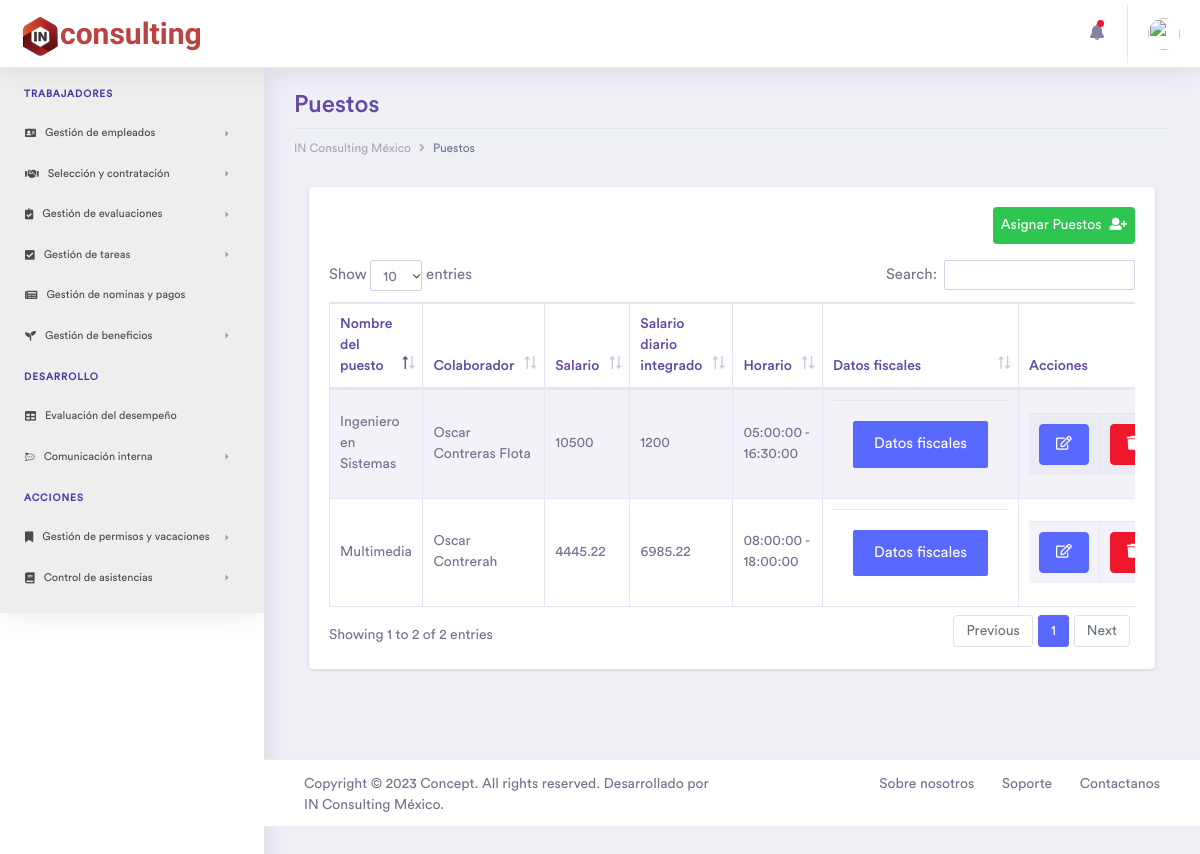
The page /Puestos on the database as committed earlier.
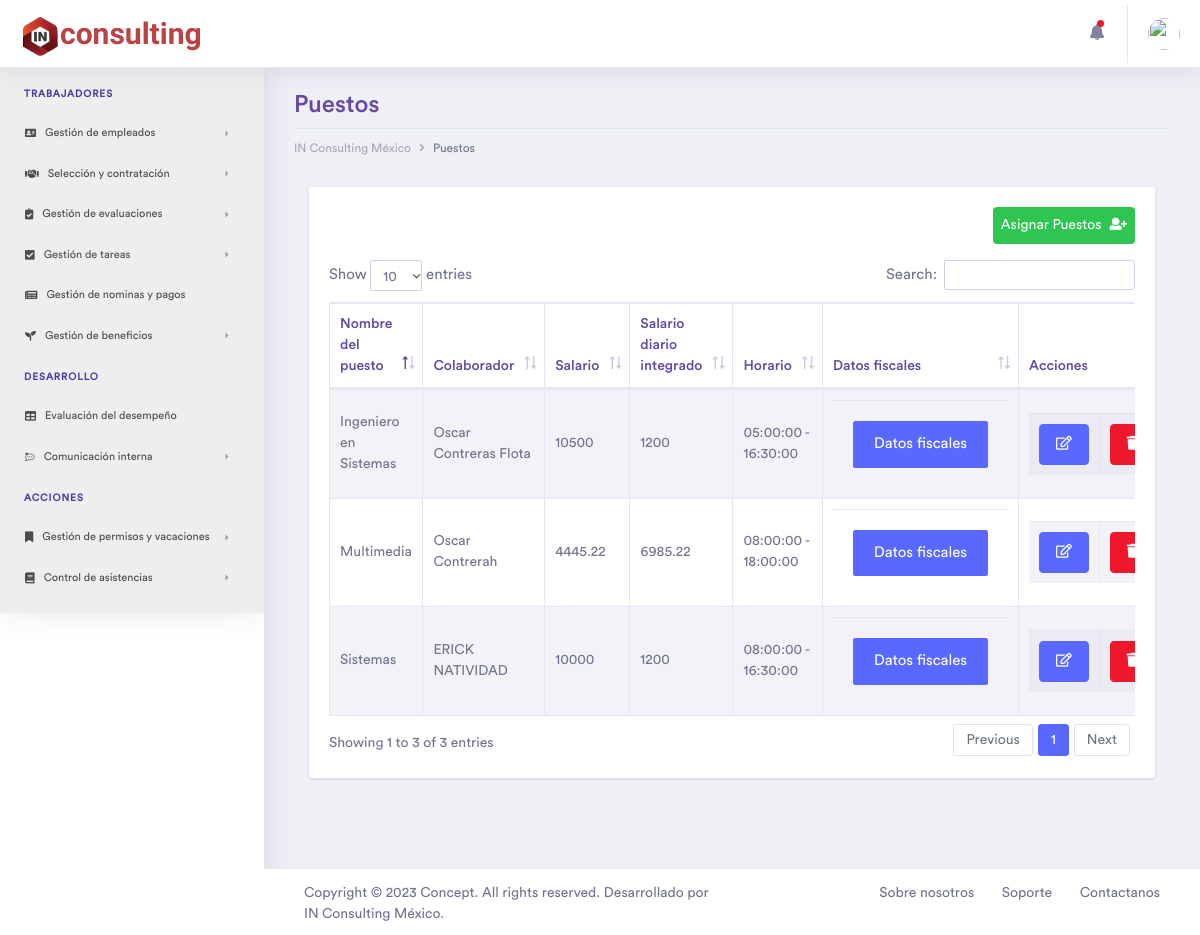
The same page on the database as committed later.
### tables this page shows
CREATE TABLE `puesto` (
  `idPuesto` int(11) NOT NULL,
  `namePuesto` varchar(45) NOT NULL,
  `salario` float NOT NULL,
  `salario_integrado` float NOT NULL,
  `Empleados_idEmpleados` int(11) NOT NULL,
  `Departamentos_idDepartamentos` int(11) NOT NULL,
  `horario_entrada` time NOT NULL DEFAULT '09:00:00',
  `horario_salida` time NOT NULL DEFAULT '18:00:00',
  `status` int(11) NOT NULL DEFAULT 1
);

CREATE TABLE `empleados` (
  `idEmpleados` int(11) NOT NULL,
  `name` varchar(45) NOT NULL,
  `lastname` varchar(45) NOT NULL,
  `genero` varchar(1) NOT NULL,
  `fNac` date NOT NULL,
  `phone` varchar(15) NOT NULL,
  `email` varchar(45) NOT NULL,
  `identificacion` varchar(45) NOT NULL,
  `NSS` varchar(15) NOT NULL,
  `RFC` varchar(15) NOT NULL,
  `street` varchar(45) NOT NULL,
  `numE` varchar(5) NOT NULL,
  `numI` varchar(5) DEFAULT NULL,
  `colonia` varchar(45) NOT NULL,
  `CP` varchar(8) NOT NULL,
  `municipio` varchar(30) NOT NULL,
  `estado` varchar(45) NOT NULL,
  `status` int(1) NOT NULL DEFAULT 1,
  `fecha_contratado` timestamp NOT NULL DEFAULT current_timestamp()
);

### controller/plantilla.controlador.php (called while the page is built)
<?php
Class ControladorPlantilla{
	public function ctrTraerPlantilla(){
		include "view/plantilla.php";
	}
}

### index.php (called while the page is built)
<?php
require_once "controller/plantilla.controlador.php";
require_once "controller/formularios.controlador.php";
require_once "model/formularios.modelo.php";
$plantilla = new ControladorPlantilla();
$plantilla -> ctrTraerPlantilla();

### controller/formularios.controlador.php (called while the page is built, shortened)
<?php
class ControladorFormularios{
	static public function ctrVerPuestos($item, $valor){
		$tabla = "puesto";
		$respuesta = ModeloFormularios::mdlVerTabla($tabla, $item, $valor);
		return $respuesta;
	}
}

### model/conexion.php (called while the page is built)
<?php
class Conexion{
  static public function conectar(){
    $link = new PDO("mysql:host=localhost;dbname=inrh",
                  "root",
                  "");
    $link->exec("set names utf8");
    return $link;
  }
}

### model/formularios.modelo.php (called while the page is built, shortened)
<?php
require_once "conexion.php";
class ModeloFormularios{
	static public function mdlVerTabla($tabla, $item, $valor){
		if ($item == null && $valor == null) {
			if ($tabla == "puesto") {
				$sql = "SELECT * FROM $tabla
				JOIN empleados ON empleados.idEmpleados = $tabla.Empleados_idEmpleados
				JOIN departamentos ON $tabla.Departamentos_idDepartamentos = departamentos.idDepartamentos
				WHERE $tabla.status = 1;";
			}elseif ($tabla == "vacantes") {
				$sql = "SELECT * FROM $tabla
				JOIN departamentos ON $tabla.Departamentos_idDepartamentos = departamentos.idDepartamentos
				WHERE $tabla.status = 1;";
			}
			$stmt = Conexion::conectar()->prepare($sql);
			$stmt->execute();
			return $stmt -> fetchAll();
		}else{
			$sql = "SELECT * FROM $tabla WHERE $item = :$item";
			$stmt = Conexion::conectar()->prepare($sql);
			$stmt->bindParam(":".$item, $valor, PDO::PARAM_STR);
			$stmt->execute();
			return $stmt -> fetch();
		}
	}
}

### view/pages/Puestos.php (the view, shortened to what this page needs)
<?php $puestos = ControladorFormularios::ctrVerPuestos(null, null); ?>
<div class="container-fluid dashboard-content ">
	<div class="row">
		<div class="col-xl-12 col-lg-12 col-md-12 col-sm-12 col-12">
			<div class="page-header">
				<h2 class="pageheader-title">Puestos</h2>
				<div class="page-breadcrumb">
					<nav aria-label="breadcrumb">
						<ol class="breadcrumb">
							<li class="breadcrumb-item"><a href="Inicio" class="breadcrumb-link">IN Consulting México</a></li>
							<li class="breadcrumb-item active" aria-current="page">Puestos</li>
						</ol>
					</nav>
				</div>
			</div>
		</div>
	</div>
	<div class="ecommerce-widget">
		<div class="col-xl-12 col-lg-12 col-md-12 col-sm-12 col-12">
			<div class="card">
				<div class="card-body">
					<a href="CrearPuestos" class="btb btn-success p-2 rounded mb-3 float-right">
						Asignar Puestos<i class="fas fa-user-plus ml-2"></i>
					</a>
					<div class="table-responsive">
						<table id="Departamentos" class="table table-striped table-bordered first" style="width:100%">
							<thead>
								<tr>
									<th width="43%">Nombre del puesto</th>
									<th width="43%">Colaborador</th>
									<th width="43%">Salario</th>
									<th width="43%">Salario diario integrado</th>
									<th width="43%">Horario</th>
									<th width="43%">Datos fiscales</th>
									<th>Acciones</th>
								</tr>
							</thead>
							<tbody>
								<?php foreach ($puestos as $key => $puesto): ?>
									<tr>
										<td><?php echo $puesto['namePuesto'] ?></td>
										<td><?php echo $puesto['name']." ".$puesto['lastname'] ?></td>
										<td><?php echo $puesto['salario'] ?></td>
										<td><?php echo $puesto['salario_integrado'] ?></td>
										<td><?php echo $puesto['horario_entrada']." - ".$puesto['horario_salida']?></td>
										<td>
											<div class="card-body border-top">
												<button type="button" class="btn btn-lg btn-primary" data-toggle="popover" data-placement="top" data-html="true"
													title="Datos fiscales"
													data-content="<strong>RFC:</strong> <?php echo strtoupper($puesto['RFC']) ?><br><strong>NSS:</strong> <?php echo strtoupper($puesto['NSS']) ?><br><strong>CP:</strong> <?php echo strtoupper($puesto['CP']) ?>">
													Datos fiscales
											</button>
											</div>
                    </td>
										<td>
											<table>
												<tr>
													<td>
														<form method="POST" action="EditarDepto">
															<button type="submit" class="btn btn-primary rounded btn-block"><i class="far fa-edit"></i></button>
														</form>
													</td>
													<td>
														<form method="POST" action="EliminarDepto">
															<button type="submit" class="btn btn-danger rounded btn-block"><i class="fas fa-trash"></i></button>
														</form>
													</td>
												</tr>
											</table>
										</td>
									</tr
								<?php endforeach ?>>
							</tbody>
						</table>
					</div>
				</div>
			</div>
		</div>
	</div>
</div>

Rows that differ between the two databases and show on the page:
added puesto: namePuesto "Sistemas", Empleados_idEmpleados.name "ERICK", Empleados_idEmpleados.lastname "NATIVIDAD", salario "10000", salario_integrado "1200", horario_entrada "08:00:00", horario_salida "16:30:00"
Other text that changed with them:
text written by a page script: "Show entries Search: Showing 1 to 2 of 2 entries Previous 1 Next" → "Show entries Search: Showing 1 to 3 of 3 entries Previous 1 Next"
